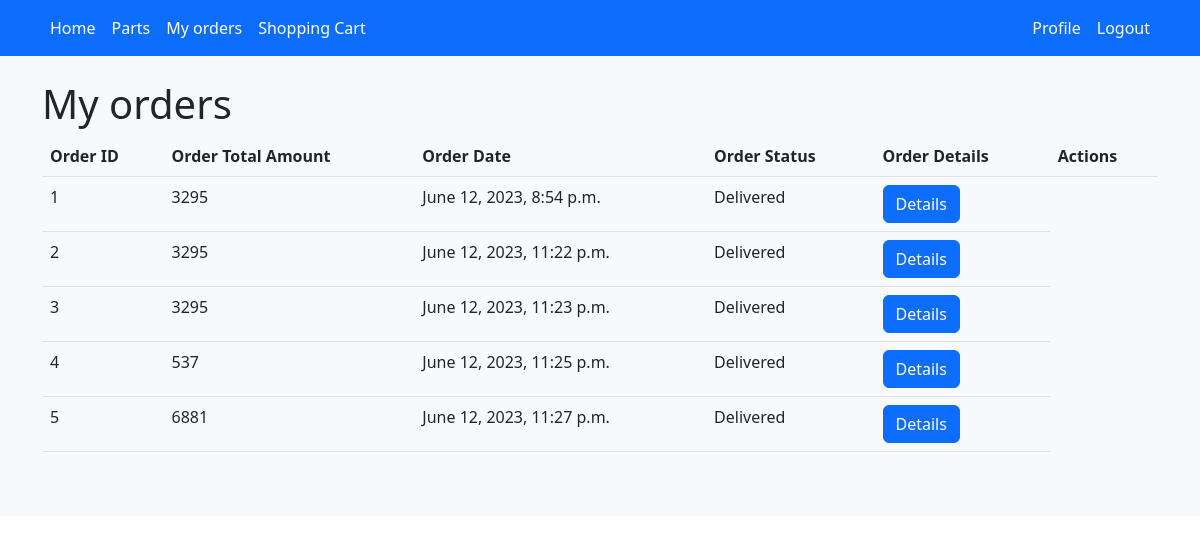
The app's page /my-orders/ (signed in) with its own data.
### autopartz/models.py (models this page shows, shortened)
class Order(models.Model):
    user = models.ForeignKey(CustomUser, on_delete=models.CASCADE)
    cart = models.ForeignKey(ShoppingCart, on_delete=models.CASCADE)
    total_amount = models.IntegerField()
    created_at = models.DateTimeField(auto_now_add=True)
    order_status = models.CharField(max_length=100,
                                    choices=([('Created', 'Created'), ('Shipped', 'Shipped'), ('Completed', 'Completed')]))

### autopartz/views.py (the view)
# urls.py: path('my-orders/', my_orders_view, name='my_orders'),
def my_orders_view(request):
    return render(request, 'my_orders.html', {
        'orders': get_current_custom_user_orders(request)
    })

### autopartz/views.py (called while the page is built)
def get_current_custom_user(request):
    return CustomUser.objects.all().filter(user=request.user).first()

def get_current_custom_user_orders(request):
    return Order.objects.all().filter(user=get_current_custom_user(request))

### templates/my_orders.html (shortened to what this page needs)
{% extends 'base.html' %}
{% block content %}
<h1 class="display-6">My orders</h1>
<table class="table pt-3">
    <thead>
    <tr>
        <th>Order ID</th>
        <th>Order Total Amount</th>
        <th>Order Date</th>
        <th>Order Status</th>
        <th>Order Details</th>
        <th>Actions</th>
    </thead>
    <tbody>
    {% for order in orders %}
        <tr>
        <td>{{ order.id }}</td>
        <td>{{ order.total_amount }}</td>
        <td>{{ order.created_at }}</td>
        <td>{{ order.order_status }}</td>
        <td><a href="{% url 'order_details' order.id %}" class="btn btn-primary">Details</a></td>
    {% endfor %}
</table>
{% endblock %}

### records on screen
Order: id "1", total_amount "3295", created_at "June 12, 2023, 8:54 p.m.", order_status "Delivered"
Order: id "2", total_amount "3295", created_at "June 12, 2023, 11:22 p.m.", order_status "Delivered"
Order: id "3", total_amount "3295", created_at "June 12, 2023, 11:23 p.m.", order_status "Delivered"
Order: id "4", total_amount "537", created_at "June 12, 2023, 11:25 p.m.", order_status "Delivered"
Order: id "5", total_amount "6881", created_at "June 12, 2023, 11:27 p.m.", order_status "Delivered"
